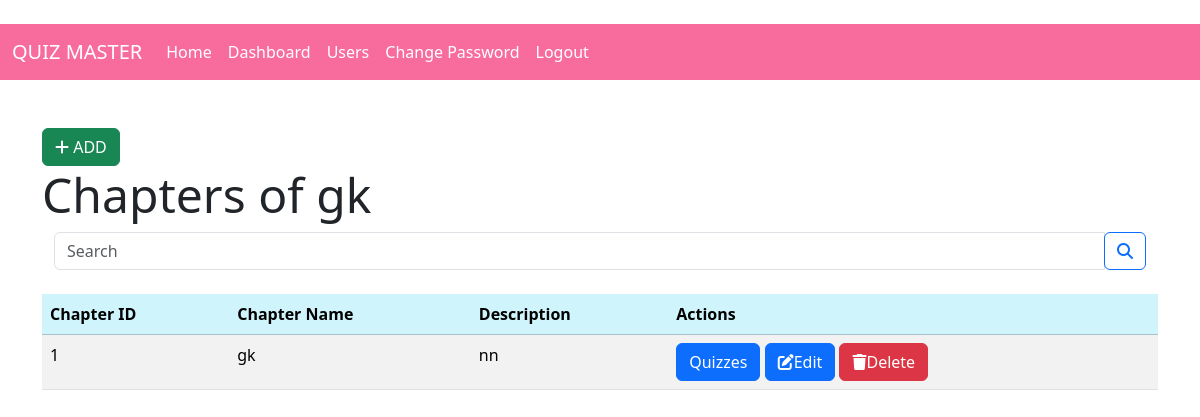
Page /display/chapters/1/ (signed in) on the committed database.
### models.py (models this page shows)
class Subject(db.Model):
    id=db.Column(db.Integer,primary_key=True)
    Name=db.Column(db.String(256),nullable=False)
    Description=db.Column(db.String(500),nullable=False)
    chapters=db.relationship('Chapter',backref='subject',lazy=True,cascade="all, delete-orphan", passive_deletes=True)

class Chapter(db.Model):
    id=db.Column(db.Integer,primary_key=True)
    subject_id=db.Column(db.Integer,db.ForeignKey('subject.id',ondelete="CASCADE"),nullable=False)
    Name=db.Column(db.String(256),nullable=False)
    Description=db.Column(db.String(500),nullable=False)
    quizzes=db.relationship('Quiz',backref='chapter',lazy=True,cascade="all, delete-orphan", passive_deletes=True)

### controllers/routes.py (the view)
@app.route('/display/chapters/<int:id>/')
@admin_auth
def display_chap(id):
     subject=Subject.query.get(id)
     query=request.args.get('query')
     if query:
            chapters=Chapter.query.filter(Chapter.Name.ilike(f'%{query}%'))
            return render_template('chap.html',subject=subject,chapters=chapters)
     chapters=Chapter.query.filter_by(subject_id=id)
     return render_template('chap.html',subject=subject,chapters=chapters)

### controllers/routes.py (called while the page is built)
def admin_auth(func):
    @wraps(func)
    def inner(*args,**kwargs):
        if 'admin_id' in session:
            return func(*args,**kwargs)
        else:
            flash('Please Login to continue further!')
            return redirect(url_for('admin_login'))
    return inner

### templates/chap.html (shortened to what this page needs)
{% extends 'basic_layout.html' %}
{%block NAVBAR%}
{% include 'navbar_admin.html'%}
{%endblock%}
{% block BODY %}
<a href="{{url_for('add_chap',id=subject.id)}}" class="btn btn-success">
    <i class="fas fa-add"></i>
    ADD
</a>
<h5 class="display-5">Chapters of {{subject.Name}}</h5>
{%include 'search.html'%}<br>
<table class="table table-striped ">
    <thead class='table-info'>
        <tr>
            <th>Chapter ID</th>
            <th>Chapter Name</th>
            <th>Description</th>
            <th>Actions</th>
        </tr>
    </thead>
    <tbody>
        {% for chapter in chapters%}
        <tr>
            <td>{{chapter.id}}</td>
            <td>{{chapter.Name}}</td>
            <td>{{chapter.Description}}</td>
            <td>
                <div>
                <a href="{{url_for('display_quiz',id=chapter.id)}}" class="btn btn-primary">
                Quizzes</a>
                <a href="{{url_for('edit_chap',id=chapter.id)}}" class="btn btn-primary">
                    <i class="fas fa-edit"></i>Edit
                </a>
                <a href="{{url_for('delete_chap',id=chapter.id)}}" class="btn btn-danger">
                    <i class="fas fa-trash"></i>Delete
                </a>
             </div>
            </td>
        </tr>
        {%endfor%}
    </tbody>
</table>
{% endblock %}

### rows in the picture
Subject: Name "gk"
Chapter: id "1", Name "gk", Description "nn"
